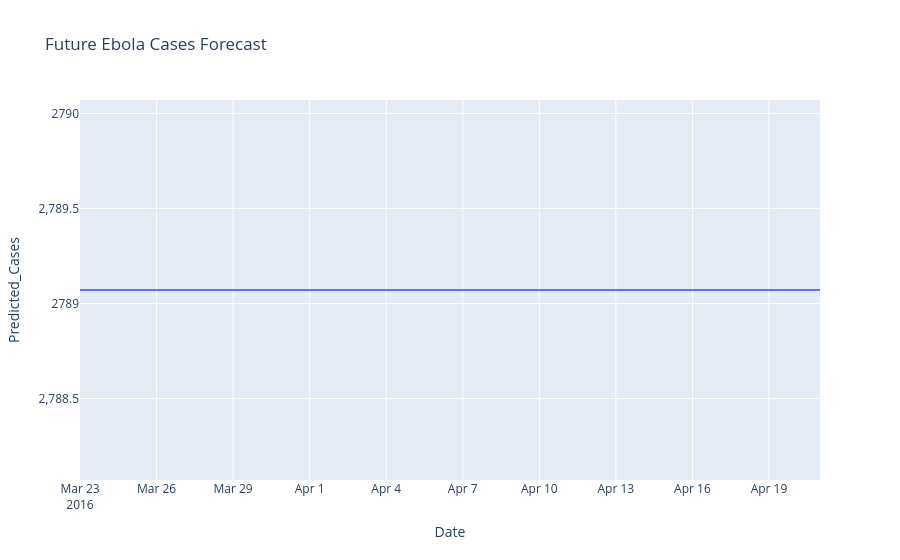

Source (notebook cell):
### Code cell
# ==============================
# INTERACTIVE FORECAST GRAPH
# ==============================

fig = px.line(
    future_df,
    
    x='Date',
    y='Predicted_Cases',
    
    title='Future Ebola Cases Forecast'
)

fig.show()

### Figure 1 — Plotly figure (JSON) as saved in the notebook; plotly's stock layout.template omitted (floating-point values rounded to 4 significant figures)
{"data": [{"hovertemplate": "Date=%{x}<br>Predicted_Cases=%{y}<extra></extra>", "legendgroup": "", "line": {"color": "#636efa", "dash": "solid"}, "marker": {"symbol": "circle"}, "mode": "lines", "name": "", "orientation": "v", "showlegend": false, "type": "scatter", "x": ["2016-03-23T00:00:00.000000", "2016-03-24T00:00:00.000000", "2016-03-25T00:00:00.000000", "2016-03-26T00:00:00.000000", "2016-03-27T00:00:00.000000", "2016-03-28T00:00:00.000000", "2016-03-29T00:00:00.000000", "2016-03-30T00:00:00.000000", "2016-03-31T00:00:00.000000", "2016-04-01T00:00:00.000000", "2016-04-02T00:00:00.000000", "2016-04-03T00:00:00.000000", "2016-04-04T00:00:00.000000", "2016-04-05T00:00:00.000000", "2016-04-06T00:00:00.000000", "2016-04-07T00:00:00.000000", "2016-04-08T00:00:00.000000", "2016-04-09T00:00:00.000000", "2016-04-10T00:00:00.000000", "2016-04-11T00:00:00.000000", "2016-04-12T00:00:00.000000", "2016-04-13T00:00:00.000000", "2016-04-14T00:00:00.000000", "2016-04-15T00:00:00.000000", "2016-04-16T00:00:00.000000", "2016-04-17T00:00:00.000000", "2016-04-18T00:00:00.000000", "2016-04-19T00:00:00.000000", "2016-04-20T00:00:00.000000", "2016-04-21T00:00:00.000000"], "xaxis": "x", "y": [2789.0, 2789.0, 2789.0, 2789.0, 2789.0, 2789.0, 2789.0, 2789.0, 2789.0, 2789.0, 2789.0, 2789.0, 2789.0, 2789.0, 2789.0, 2789.0, 2789.0, 2789.0, 2789.0, 2789.0, 2789.0, 2789.0, 2789.0, 2789.0, 2789.0, 2789.0, 2789.0, 2789.0, 2789.0, 2789.0], "yaxis": "y"}], "layout": {"legend": {"tracegroupgap": 0}, "title": {"text": "Future Ebola Cases Forecast"}, "xaxis": {"anchor": "y", "domain": [0, 1], "title": {"text": "Date"}}, "yaxis": {"anchor": "x", "domain": [0, 1], "title": {"text": "Predicted_Cases"}}}}
